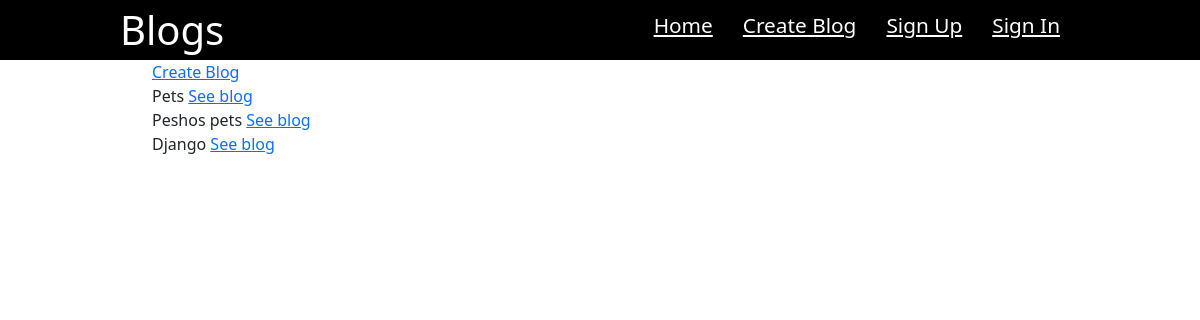
The app's page /, older data.
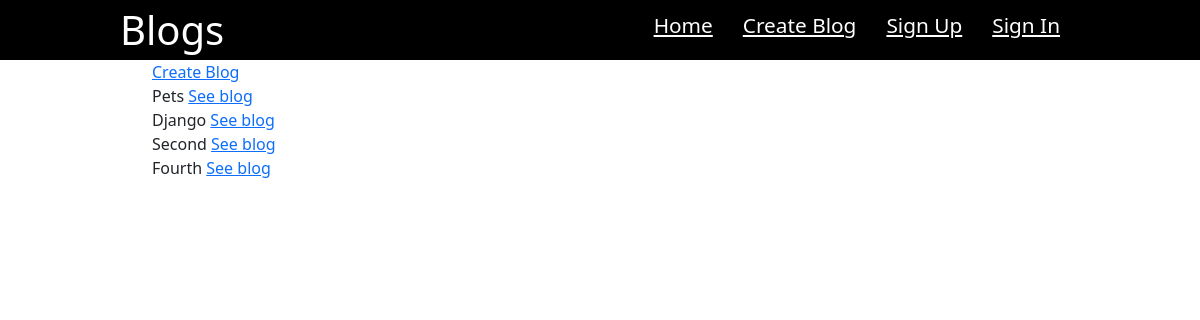
The same page, newer data.
### blog_system/blogs/models.py (models this page shows, shortened)
class Blog(models.Model):
    MAX_NAME_LENGTH = 30
    slug = models.SlugField(
        editable=False,
        unique=True,
    )
    name = models.CharField(
        max_length=MAX_NAME_LENGTH
    )
    description = models.TextField(
    )
    user = models.ForeignKey(
        UserModel,
        on_delete=models.CASCADE
    )

### blog_system/blogs/views.py (the view)
# urls.py: path('', views.BlogsListView.as_view(), name='index'),
class BlogsListView(views.ListView):
    template_name = 'blogs/list.html'
    model = Blog

### blog_system/common/templatetags/create_blog.py (called while the page is built)
@register.inclusion_tag('partials/create_blog.html')
def create_blog(user):
    return {
        'disabled': not can_user_create_blog(user),
    }

### blog_system/common/utils.py (called while the page is built)
def can_user_create_blog(user):
    settings = BlogSystemSettings.objects.first()
    return not user.is_authenticated or \
        user.blog_set.count() < settings.MAX_BLOGS_PER_USER

### templates/blogs/list.html (shortened to what this page needs)
{% extends "base.html" %}
{% load create_blog %}
{% block content %}
    <ul>
    {% create_blog user %}
    {% for blog in object_list %}
        <li>
            {{ blog.name }}
            <a href="{% url 'blog_details' pk=blog.pk slug=blog.slug  %}">See blog</a>
        </li>
    {% endfor %}
      </ul>
{% endblock %}

Row changes from the older to the newer data that the page shows:
removed Blog: name "Peshos pets"
added Blog: name "Second"
added Blog: name "Fourth"
